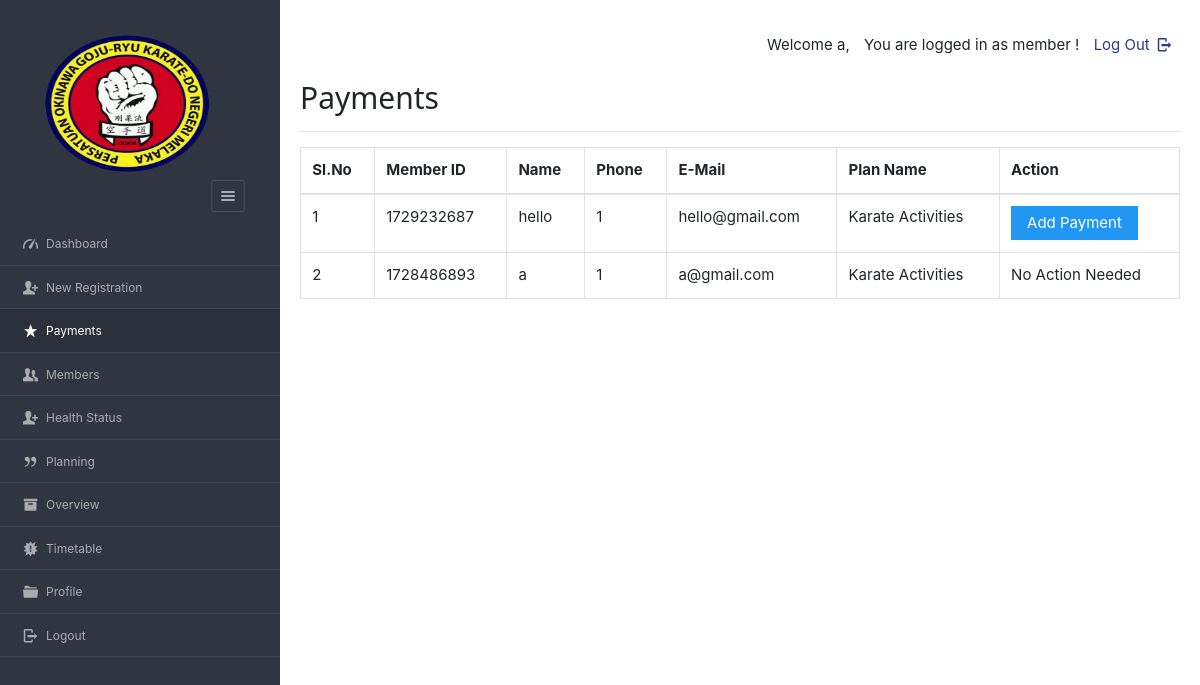
The app's page /dashboard/admin/payments.php (signed in) with its own data.
### tables this page shows
CREATE TABLE `enrolls_to` (
  `et_id` int(100) NOT NULL,
  `planid` varchar(8) NOT NULL,
  `userid` varchar(20) NOT NULL,
  `paid_date` varchar(40) NOT NULL,
  `expire` varchar(40) NOT NULL,
  `hasPaid` varchar(5) NOT NULL DEFAULT 'no'
);

CREATE TABLE `users` (
  `userid` varchar(20) NOT NULL,
  `pass_key` varchar(100) NOT NULL,
  `imageid` varchar(200) NOT NULL,
  `username` varchar(40) NOT NULL,
  `fullName` varchar(100) NOT NULL,
  `gender` varchar(8) NOT NULL,
  `mobile` varchar(20) NOT NULL,
  `email` varchar(200) NOT NULL,
  `dob` varchar(10) NOT NULL,
  `joining_date` varchar(10) NOT NULL
);

CREATE TABLE `plan` (
  `planid` varchar(8) NOT NULL,
  `planName` varchar(20) NOT NULL,
  `description` varchar(200) NOT NULL,
  `planType` varchar(50) NOT NULL,
  `validity` varchar(20) NOT NULL DEFAULT 'Lifetime',
  `amount` int(10) NOT NULL DEFAULT 0,
  `active` varchar(255) NOT NULL
);

### dashboard/admin/payments.php (the view, shortened to what this page needs)
<?php
require '../../include/db_conn.php';
?>
<!DOCTYPE html>
<html lang="en">
<head>
    <link rel="stylesheet" href="../../css/style.css"  id="style-resource-5">
    <link rel="stylesheet" href="../../css/dashMain.css">
    <link rel="stylesheet" type="text/css" href="../../css/entypo.css">
    <link href="a1style.css" type="text/css" rel="stylesheet">
	<link rel="stylesheet" href="../../css/bootstrap.min.css">
    <link rel="stylesheet" href="../../css/insidedashboard.css">
	<link rel="stylesheet" href="../../css/dashboard/sidebar.css">
</head>
      <body class="page-body  page-fade" onload="collapseSidebar()">
    	<div class="page-container sidebar-collapsed" id="navbarcollapse">
		<div class="sidebar-menu">
			<header class="logo-env">
					<div class="sidebar-collapse" onclick="collapseSidebar()">
				<a href="#" class="sidebar-collapse-icon with-animation">
					<i class="entypo-menu"></i>
				</a>
			</div>
			</header>
    		<?php include('nav.php'); ?>
    	</div>
    		<div class="main-content">
				<div class="row">
					<div class="col-md-6 col-sm-8 clearfix">
					</div>
					<div class="col-md-6 col-sm-4 clearfix hidden-xs">
						<ul class="list-inline links-list pull-right">
							<li>
								<a href="logout.php">
									Log Out <i class="entypo-logout right"></i>
								</a>
							</li>
						</ul>
					</div>
				</div>
				<h2>Payments</h2>
<hr />
<table class="table table-bordered">
    <thead>
        <tr>
            <th>Sl.No</th>
            <th>Member ID</th>
            <th>Name</th>
            <th>Phone</th>
            <th>E-Mail</th>
            <th>Plan Name</th>
            <th>Action</th>
        </tr>
    </thead>
    <tbody>
<?php
$query = "SELECT e.*, u.username, u.mobile, u.email, p.planName
          FROM enrolls_to e
          JOIN users u ON e.userid = u.userid
          JOIN plan p ON e.planid = p.planid
          ORDER BY e.expire";
$result = mysqli_query($con, $query);
$sno = 1;
if (mysqli_num_rows($result) > 0) {
    while ($row = mysqli_fetch_array($result, MYSQLI_ASSOC)) {
        $uid = $row['userid'];
        $planid = $row['planid'];
        $planName = $row['planName'];
        $hasPaid = $row['hasPaid'];
        echo "<tr>";
        echo "<td>" . $sno . "</td>";
        echo "<td>" . htmlspecialchars($row['userid']) . "</td>";
        echo "<td>" . htmlspecialchars($row['username']) . "</td>";
        echo "<td>" . htmlspecialchars($row['mobile']) . "</td>";
        echo "<td>" . htmlspecialchars($row['email']) . "</td>";
        echo "<td>" . htmlspecialchars($planName) . "</td>";
        $sno++;
        if ($hasPaid === 'no') {
            echo "<td>
                    <form action='make_payments.php' method='post'>
                        <input type='hidden' name='userID' value='" . htmlspecialchars($uid) . "'/>
                        <input type='hidden' name='planID' value='" . htmlspecialchars($planid) . "'/>
                        <input type='submit' class='a1-btn a1-blue' value='Add Payment' class='btn btn-info'/>
                    </form>
                  </td>";
        } else {
            echo "<td>No Action Needed</td>";
        }
        echo "</tr>";
    }
} else {
    echo "<tr><td colspan='7'>No records found</td></tr>";
}
?>
				</tbody>
		</table>
    	</div>
    </body>
</html>

### css/style.css (style rules this page uses)
html { font-size: 62.5%; font-family: sans-serif; }
div { display: block; }
body { font-family: "Noto Sans", sans-serif, "Helvetica Neue", Helvetica, Arial, sans-serif; font-size: 12px; line-height: 1.428571429; display: block; margin: 0; }
*, *:before, *:after { box-sizing: border-box; }
a { text-decoration: none; background: transparent; }
img { vertical-align: middle; }
img { border: 0; }
.logo img { width: 220px; height: 200px; }
input, button, select, textarea { font-family: inherit; font-size: inherit; line-height: inherit; }
button, input { line-height: normal; }
button, input, select, textarea { font-family: inherit; font-size: 100%; margin: 0; }
input { background-color: white; cursor: text; padding: 1px; border-width: 2px; border-style: inset; border-color: initial; border-image: initial; }
input, textarea, select, button { text-rendering: auto; color: initial; letter-spacing: normal; word-spacing: normal; text-transform: none; text-indent: 0px; text-shadow: none; display: inline-block; text-align: start; margin: 0em; font: 400 13.3333px Arial; }
button, html input[type="button"], input[type="reset"], input[type="submit"] { cursor: pointer; }
a { color: #373e4a; text-decoration: none; }
a { background: transparent; }
a { color: #373e4a; }
.page-container { position: relative; padding-left: 280px; }
.page-container .sidebar-menu { position: absolute; width: 280px; top: 0; left: 0; bottom: 0; background: #303641; color: #aaabae; z-index: 1; min-height: 796px; box-sizing: border-box; }
.page-container .sidebar-menu .logo-env { width: 100%; padding: 35px; padding-bottom: 10px; box-sizing: border-box; }
.page-container .sidebar-menu .logo-env:before, .page-container .sidebar-menu .logo-env:after { content: " "; display: table; }
.page-container .sidebar-menu .logo-env > div { display: block; vertical-align: middle; white-space: nowrap; float: left; }
.page-container .sidebar-menu .logo-env > div > a { display: inline-block; color: #aaabae; }
.page-container .sidebar-menu .logo-env > div.sidebar-collapse, .page-container .sidebar-menu .logo-env > div.sidebar-mobile-menu { position: relative; float: right; }
.page-container .sidebar-menu .logo-env > div.sidebar-collapse a, .page-container .sidebar-menu .logo-env > div.sidebar-mobile-menu a { display: inline-block; border: 1px solid #454a54; text-align: center; padding: 0; line-height: 1; font-size: 20px; font-weight: 300; padding: 5px 2px; background-clip: padding-box; border-radius: 3px; transition: all 200ms ease-in-out; }
.page-container .sidebar-menu .logo-env .logo img { width: 180px; height: 150px; }
.page-container .sidebar-menu .logo-env:after { clear: both; }
ul, ol { margin-top: 0; margin-bottom: 8.5px; }
ul, menu, dir { display: block; list-style-type: disc; }
li { display: list-item; }
i, cite, em, var, address, dfn { font-style: italic; }

### css/entypo.css (style rules this page uses)
[class^="entypo-"]:before, [class*=" entypo-"]:before { font-family: "entypo"; font-style: normal; font-weight: normal; speak: none; display: inline-block; text-decoration: inherit; width: 1em; margin-right: .2em; text-align: center; font-variant: normal; text-transform: none; line-height: 1em; margin-left: .2em; }
.entypo-menu:before { content: '\e811'; }
.entypo-logout:before { content: '\e85d'; }

### css/dashboard/sidebar.css (style rules this page uses)
.page-container { display: flex; min-height: 100vh; }
.sidebar-menu { width: 250px; background-color: #2b303a; color: #ffffff; }
.main-content { flex-grow: 1; padding: 20px; }

### records on screen
enrolls_to: userid "1729232687", userid.username "hello", userid.mobile "1", userid.email "hello@gmail.com", planid.planName "Karate Activities"
enrolls_to: userid "1728486893", userid.username "a", userid.mobile "1", userid.email "a@gmail.com", planid.planName "Karate Activities", hasPaid "No Action Needed"
